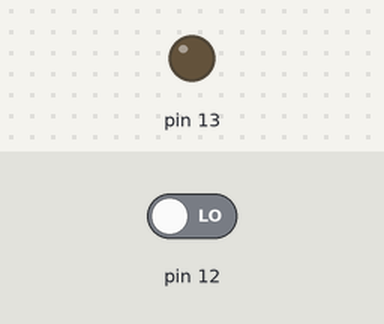
Simulated run of this sketch. Board: Arduino Uno, built with avr-gcc and run on an emulated ATmega328P. On the bench: output pins drawn as LEDs (lit = HIGH). The inputs (shaded band) are chosen by the test bench; at power-on: pin 12 LOW.

Above: at 1.2 s.
1.3 s: pin 12 driven HIGH
At 1.9 s:
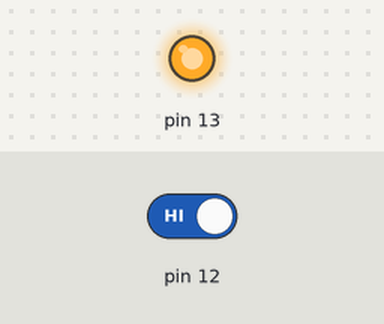
2.8 s: pin 12 driven LOW
At 3.1 s:
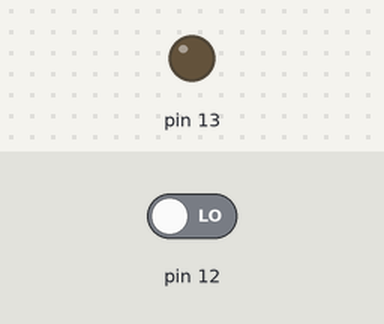
Timing chart, 0 to 5.8 s (numbered marks = the images above; inputs shaded):
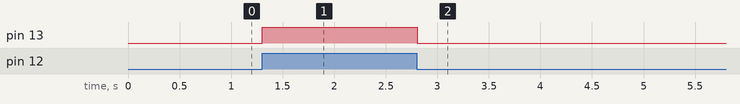

The sketch:

codigo.ino
```cpp
void setup()
{
  pinMode(13, OUTPUT);
  pinMode(12, INPUT);

}

int var;
void loop()
{
  var = digitalRead(12);
  if (var){
   digitalWrite(13,HIGH);
  }else{
    digitalWrite(13,LOW);
  }
  delay(10);
}
```

Measured:
- after the input at 1.3 s, pin 13: LOW → HIGH at once
- after the input at 2.8 s, pin 13: HIGH → LOW at once
